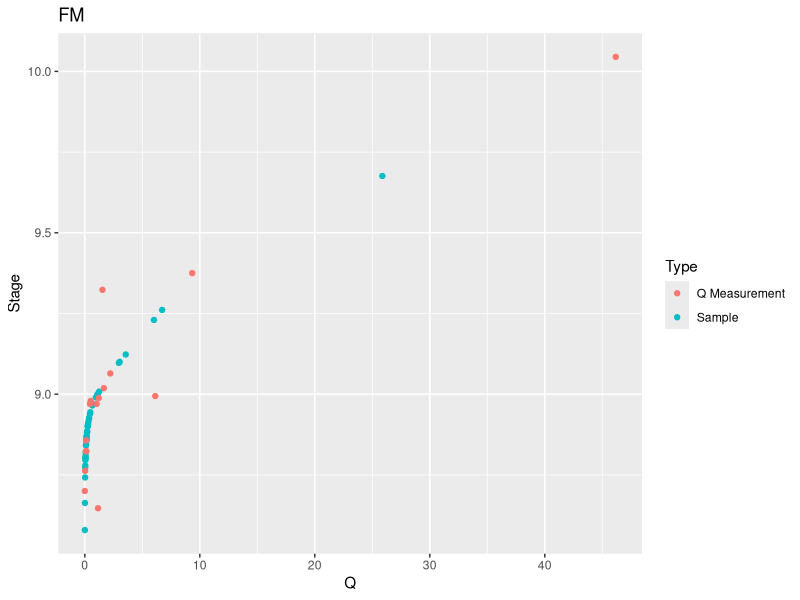
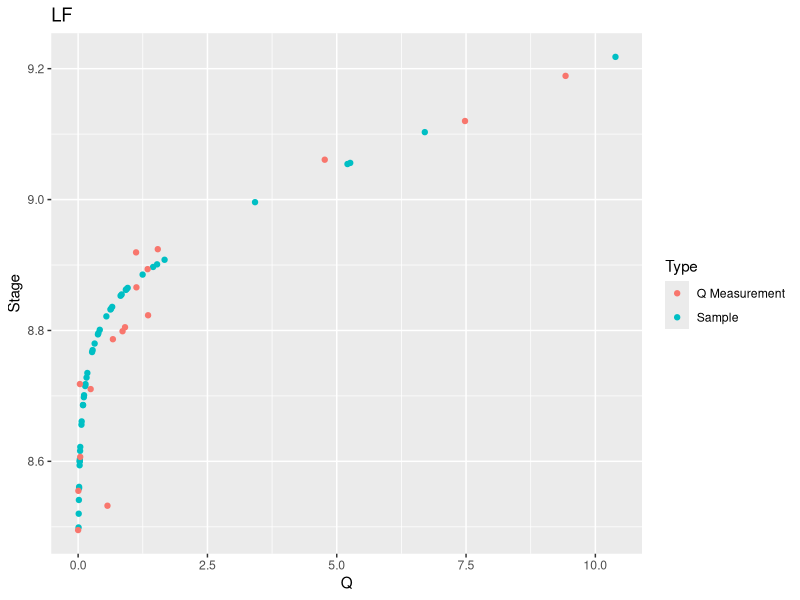
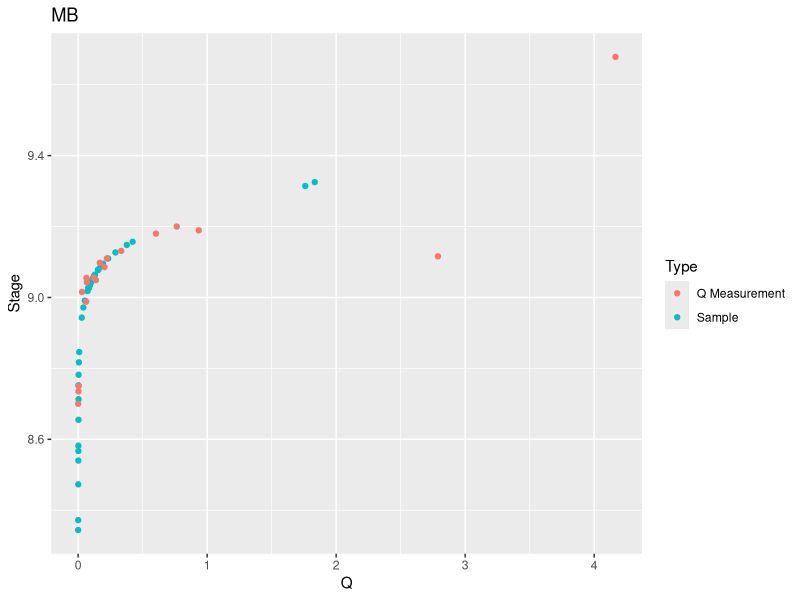
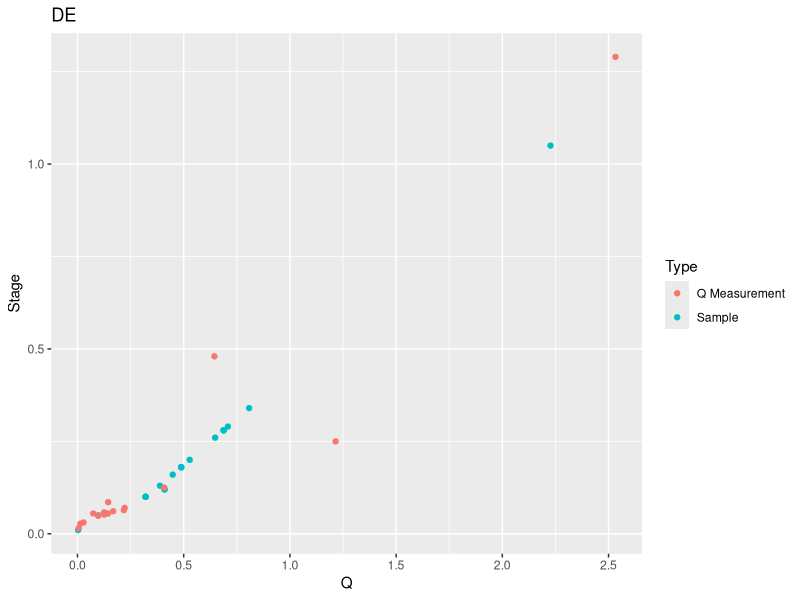
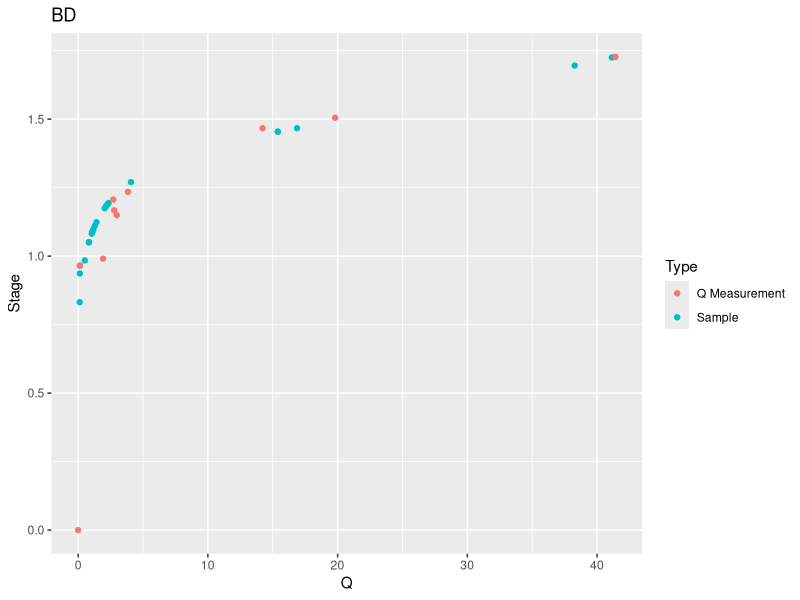
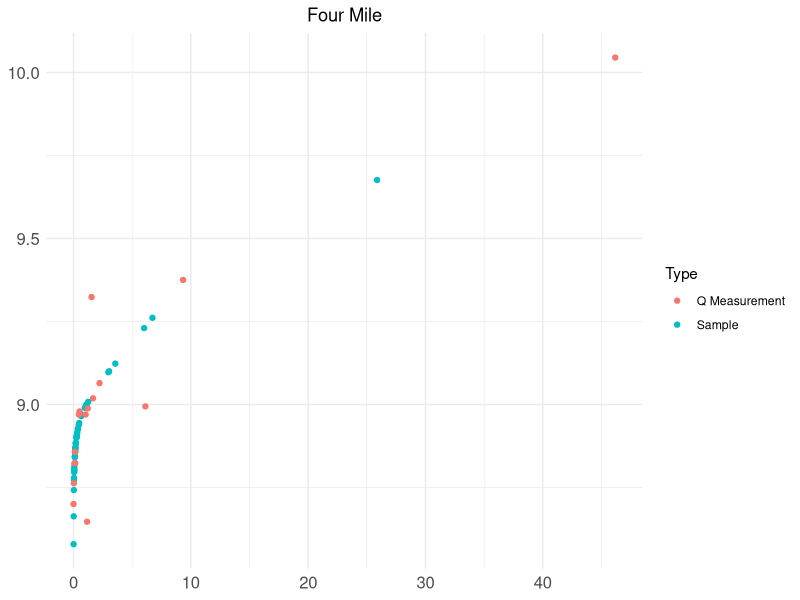
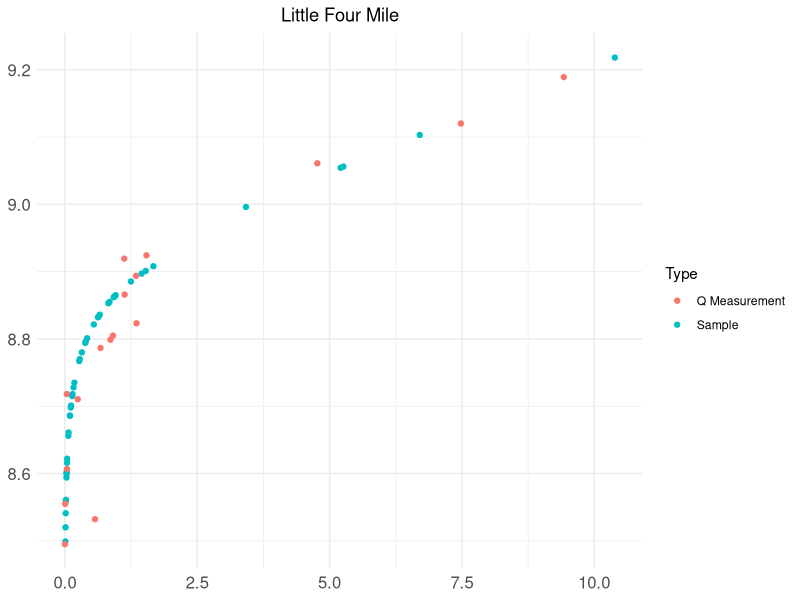
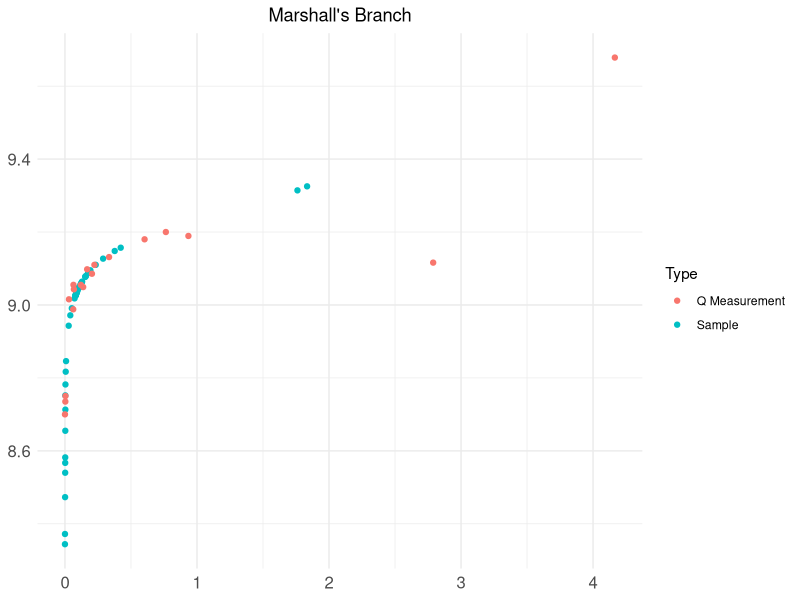

R code for these plots, in order:
library(readr)
library(tidyverse)
Eqs <- read.csv("Equations.csv", fileEncoding = 'UTF-8-BOM')
Q_MSMTS <- read.csv("Q_MSMTS.csv", fileEncoding = 'UTF-8-BOM')

# Function to try different date formats
convert_date <- function(date_str) {
  date <- as.Date(date_str, format="%m/%d/%Y")
  if(is.na(date)) {
    date <- as.Date(paste0(date_str, "-2021"), format="%d-%b-%Y")
  }
  return(date)
}
Q_MSMTS$Date <- sapply(Q_MSMTS$Date, convert_date)
Q_MSMTS$Date <- as.Date(Q_MSMTS$Date, origin = "1970-01-01")

Sample_Stages <- read.csv("Sample_Date_Stages.csv", fileEncoding = 'UTF-8-BOM')
Sample_Q <- data.frame(matrix(ncol=4, nrow=0))
colnames(Sample_Q) <- c('Date.Time', 'Stream', 'Stage', 'Q')


#--------------Four Mile--------------

# Create Stream-specific dataframes
FMS_Stage <- Sample_Stages %>%
  select(1,2) %>%
  rename(Stage = FMS)
FMS_Eqs <- Eqs %>%
  filter(Stream == "FM")

#Set up categories for using different equations
FMS_Breaks = as.numeric(unlist(FMS_Eqs[2]))
FMS_Stage$category <- cut(FMS_Stage$Stage,
                          breaks = c(-Inf, FMS_Breaks),
                          labels = c("low", "med", "med-high", "high"))

#Create dataframes for each equation
FMSLow <- FMS_Stage %>%
  filter(category == "low")
FMSMed <- FMS_Stage %>%
  filter(category == "med")
FMSMedHigh <- FMS_Stage %>%
  filter(category == "med-high")
FMSHigh <- FMS_Stage %>%
  filter(category == "high")

#Create Q column, fill using stage and equation
FMSLow$Q = ((FMSLow$Stage - FMS_Eqs$Intercept[1]) / FMS_Eqs$x[1])
FMSMed$Q = exp(((FMSMed$Stage - FMS_Eqs$Intercept[2]) / FMS_Eqs$x[2]))
FMSMedHigh$Q = ((FMSMedHigh$Stage - FMS_Eqs$Intercept[3]) / FMS_Eqs$x[3])
FMSHigh$Q = ((FMSHigh$Stage - FMS_Eqs$Intercept[4]) / FMS_Eqs$x[4])

#Bind dataframes together
FMSAll <- rbind(FMSLow, FMSMed, FMSMedHigh, FMSHigh) %>%
  select(1,2,4)
FM_Sample <- FMSAll %>%
  mutate(Stream = 'FM') %>%
  relocate(Stage, Q,.after=last_col())
EF_Sample <- FMSAll %>%
  mutate(Stream = 'EF',
         Q = Q * 0.23031) %>%
  relocate(Stage, Q,.after=last_col())
FM_Branch_Sample <- FMSAll %>%
  mutate(Stream = 'FM_Branch',
         Q = Q * 0.76795) %>%
  relocate(Stage, Q,.after=last_col())

#Bring in Q measurement data, tidy and bind with calculated Qs
FM_MSMTS <- Q_MSMTS %>%
  filter(Stream == "FM") %>%
  select(3,4) %>%
  mutate(Type = 'Q Measurement')
FMSAll <- FMSAll %>%
  mutate(Type = 'Sample',
         Date.Time = NULL)
FM_All <- rbind(FMSAll, FM_MSMTS)%>%
  mutate(Stream = 'FM')

#Create and save plot
ggplot(data = FM_All) +
  geom_point(mapping = aes(Q, Stage, color = Type)) +
  labs(title = "FM")
#ggsave("Figs/FM_Stage_Revised.png")

#Clean up workspace by deleting dataframes
rm(FMSLow, FMSMed, FMSHigh, FMSAll, FM_MSMTS, FMS_Breaks, FMS_Stage, FMS_Eqs, FMSMedHigh)

#--------------Little Four Mile--------

# Create Stream-specific dataframes
LFS_Stage <- Sample_Stages %>%
  select(1,3) %>%
  rename(Stage = LFS)
LFS_Eqs <- Eqs %>%
  filter(Stream == "LF")

#Set up categories for using different equations
#LF needs additional category for WinXS modeled data
LFS_Breaks = as.numeric(unlist(LFS_Eqs[2]))
LFS_Stage$category <- cut(LFS_Stage$Stage,
                          breaks = c(-Inf, LFS_Breaks),
                          labels = c("low", "med", "high", "WinXS"))

#Create dataframes for each equation
LFSLow <- LFS_Stage %>%
  filter(category == "low")
LFSMed <- LFS_Stage %>%
  filter(category == "med")
LFSHigh <- LFS_Stage %>%
  filter(category == "high")
LFSWinXS <- LFS_Stage %>%
  filter(category == "WinXS")

#Create Q column, fill using stage and equation
LFSLow$Q = ((LFSLow$Stage - LFS_Eqs$Intercept[1]) / Eqs$x[1])
LFSMed$Q = exp(((LFSMed$Stage - Eqs$Intercept[2]) / Eqs$x[2]))
LFSHigh$Q = ((LFSHigh$Stage - Eqs$Intercept[3]) / Eqs$x[3])
LFSWinXS$Q = (Eqs$Intercept[4])


#Bind dataframes together
LFSAll <- rbind(LFSLow, LFSMed, LFSHigh, LFSWinXS) %>%
  select(1,2,4)
LF_Sample <- LFSAll %>%
  mutate(Stream = 'LF') %>%
  relocate(Stage, Q,.after=last_col())


#Bring in Q measurement data, tidy and bind with calculated Qs
LF_MSMTS <- Q_MSMTS %>%
  filter(Stream == "LF") %>%
  select(3,4) %>%
  mutate(Type = 'Q Measurement')
LFSAll <- LFSAll %>%
  mutate(Type = 'Sample',
         Date.Time = NULL)
LF_All <- rbind(LFSAll, LF_MSMTS) %>%
  mutate(Stream = 'LF')


ggplot(data = LF_All) +
  geom_point(mapping = aes(Q, Stage, color = Type)) +
  labs(title = "LF")
#ggsave("Figs/LF_Stage.png")

rm(LFSLow, LFSMed, LFSHigh, LFSAll, LF_MSMTS, LFS_Breaks, LFS_Stage, LFSWinXS, LFS_Eqs)

#-------------Marshall's branch--------

# Create Stream-specific dataframes
MBS_Stage <- Sample_Stages %>%
  select(1,4) %>%
  rename(Stage = MBS)
MBS_Eqs <- Eqs %>%
  filter(Stream == "MB")

#Set up categories for using different equations
MBS_Breaks = as.numeric(unlist(MBS_Eqs[2]))
MBS_Stage$category <- cut(MBS_Stage$Stage,
                          breaks = c(-Inf, MBS_Breaks),
                          labels = c("low", "med", "high"))

#Create dataframes for each equation
MBSLow <- MBS_Stage %>%
  filter(category == "low")
MBSMed <- MBS_Stage %>%
  filter(category == "med")
MBSHigh <- MBS_Stage %>%
  filter(category == "high")

#Create Q column, fill using stage and equation
MBSLow$Q = ((MBSLow$Stage - MBS_Eqs$Intercept[1]) / MBS_Eqs$x[1])
MBSMed$Q = exp(((MBSMed$Stage - MBS_Eqs$Intercept[2]) / MBS_Eqs$x[2]))
MBSHigh$Q = ((MBSHigh$Stage - MBS_Eqs$Intercept[3]) / MBS_Eqs$x[3])

#Bind dataframes together
MBSAll <- rbind(MBSLow, MBSMed, MBSHigh) %>%
  select(1,2,4)
MB_Sample <- MBSAll %>%
  mutate(Stream = 'MB') %>%
  relocate(Stage, Q,.after=last_col())


#Bring in Q measurement data, tidy and bind with calculated Qs
MB_MSMTS <- Q_MSMTS %>%
  filter(Stream == "MB") %>%
  select(3,4) %>%
  mutate(Type = 'Q Measurement')
MBSAll <- MBSAll %>%
  mutate(Type = 'Sample',
         Date.Time = NULL)
MB_All <- rbind(MBSAll, MB_MSMTS) %>%
  mutate(Stream = 'MB')

#Create plot
ggplot(data = MB_All) +
  geom_point(mapping = aes(Q, Stage, color = Type)) +
  labs(title = "MB")
#ggsave("Figs/MB_Stage.png")

#Clean up workspace by deleting dataframes
rm(MBSLow, MBSMed, MBSHigh, MBSAll, MB_MSMTS, MBS_Breaks, MBS_Stage, MBS_Eqs)

#-----------------Deer's Ear-------
# Create Stream-specific dataframes
DES_Stage <- Sample_Stages %>%
  select(1,5) %>%
  rename(Stage = DE)
DES_Eqs <- Eqs %>%
  filter(Stream == "DE")

#Set up categories for using different equations
DES_Breaks = as.numeric(unlist(DES_Eqs[2]))
DES_Stage$category <- cut(DES_Stage$Stage,
                          breaks = c(-Inf, DES_Breaks),
                          labels = c("low", "med", "high"))

#Create dataframes for each equation
DESLow <- DES_Stage %>%
  filter(category == "low")
DESMed <- DES_Stage %>%
  filter(category == "med")
DESHigh <- DES_Stage %>%
  filter(category == "high")

#Create Q column, fill using stage and equation
DESLow$Q = exp(((DESLow$Stage - DES_Eqs$Intercept[1]) / DES_Eqs$x[1]))
DESMed$Q = ((DESMed$Stage - DES_Eqs$Intercept[2]) / DES_Eqs$x[2])
DESHigh$Q = ((DESHigh$Stage - DES_Eqs$Intercept[3]) / DES_Eqs$x[3])

#Bind dataframes together
DESAll <- rbind(DESLow, DESMed, DESHigh) %>%
  select(1,2,4)
DE_Sample <- DESAll %>%
  mutate(Stream = 'DE') %>%
  relocate(Stage, Q,.after=last_col())

#Bring in Q measurement data, tidy and bind with calculated Qs
DE_MSMTS <- Q_MSMTS %>%
  filter(Stream == "DE") %>%
  select(3,4) %>%
  mutate(Type = 'Q Measurement')
DESAll <- DESAll %>%
  mutate(Type = 'Sample',
         Date.Time = NULL)
DE_All <- rbind(DESAll, DE_MSMTS) %>%
  mutate(Stream = 'DE')

#Create plot
ggplot(data = DE_All) +
  geom_point(mapping = aes(Q, Stage, color = Type)) +
  labs(title = "DE")
#ggsave("Figs/DE_Stage.png")

#Clean up workspace by deleting dataframes
rm(DESLow, DESMed, DESHigh, DESAll, DE_MSMTS, DES_Breaks, DES_Stage, DES_Eqs)


#--------------Below Dam--------------

# Create Stream-specific dataframes
BDS_Stage <- Sample_Stages %>%
  select(1,6) %>%
  rename(Stage = BD)
BDS_Eqs <- Eqs %>%
  filter(Stream == "BD")

#Set up categories for using different equations
BDS_Breaks = as.numeric(unlist(BDS_Eqs[2]))
BDS_Stage$category <- cut(BDS_Stage$Stage,
                          breaks = c(-Inf, BDS_Breaks),
                          labels = c("low", "med", "high"))

#Create dataframes for each equation
BDSLow <- BDS_Stage %>%
  filter(category == "low")
BDSMed <- BDS_Stage %>%
  filter(category == "med")
BDSHigh <- BDS_Stage %>%
  filter(category == "high")

#Create Q column, fill using stage and equation
BDSLow$Q = ((BDSLow$Stage - BDS_Eqs$Intercept[1]) * BDS_Eqs$x[1])
BDSMed$Q = exp(((BDSMed$Stage - BDS_Eqs$Intercept[2]) / BDS_Eqs$x[2]))
BDSHigh$Q = ((BDSHigh$Stage - BDS_Eqs$Intercept[3]) / BDS_Eqs$x[3])

#Bind dataframes together
BDSAll <- rbind(BDSLow, BDSMed, BDSHigh) %>%
  select(1,2,4)
BD_Sample <- BDSAll %>%
  mutate(Stream = 'BD') %>%
  relocate(Stage, Q,.after=last_col())

#Bring in Q measurement data, tidy and bind with calculated Qs
BD_MSMTS <- Q_MSMTS %>%
  filter(Stream == "BD") %>%
  select(3,4) %>%
  mutate(Type = 'Q Measurement')
BDSAll <- BDSAll %>%
  mutate(Type = 'Sample',
         Date.Time = NULL)
BD_All <- rbind(BDSAll, BD_MSMTS) %>%
  mutate(Stream = 'BD')

#Create and save plot
ggplot(data = BD_All) +
  geom_point(mapping = aes(Q, Stage, color = Type)) +
  labs(title = "BD")
#ggsave("Figs/BD_Stage.png")

#Clean up workspace by deleting dataframes
rm(BDSLow, BDSMed, BDSHigh, BDSAll, BD_MSMTS, BDS_Breaks, BDS_Stage, BDS_Eqs)

##-----------------------

#Export Sample Qs to full dataset
Sample_Q <- rbind(FM_Sample, LF_Sample, MB_Sample, DE_Sample, BD_Sample, EF_Sample, FM_Branch_Sample)

FM_Wide <- FM_Sample %>%
  rename(FMQ = Q) %>%
  select(1,4)
EF_Wide <- EF_Sample %>%
  rename(EFQ = Q) %>%
  select(1,4)
FM_Branch_Wide <- FM_Branch_Sample %>%
  rename(FM_BranchQ = Q) %>%
  select(1,4)
LF_Wide <- LF_Sample %>%
  rename(LFQ = Q) %>%
  select(1,4)
MB_Wide <- MB_Sample %>%
  rename(MBQ = Q) %>%
  select(1,4)
DE_Wide <- DE_Sample %>%
  rename(DEQ = Q) %>%
  select(1,4)
BD_Wide <- BD_Sample %>%
  rename(BDQ = Q) %>%
  select(1,4)

Sample_Q_Wide_List <- list(FM_Wide, EF_Wide, FM_Branch_Wide, LF_Wide, MB_Wide, DE_Wide, BD_Wide)

Sample_Q_Wide <- Sample_Q_Wide_List %>% reduce(full_join, by='Date.Time') %>%
  mutate(DEQ = if_else(is.na(DEQ), MBQ * .754799, DEQ),
         LFQ = if_else(is.na(LFQ), FMQ * .604106, LFQ),
         Date.Time=as.POSIXct(Date.Time, format = "%m/%d/%Y %H:%M", tz=Sys.timezone())) %>%
  arrange(Date.Time) %>%
  filter(Date.Time != "2019-12-08 09:59:00")

Sample_Q_Long <- Sample_Q_Wide
colnames(Sample_Q_Long) <- (c("Date.Time", "FM", "EF", "FM_Branch", "LF" , "MB", "DE", "BD")) #%>%
Sample_Q_Long <- pivot_longer(data = Sample_Q_Long, cols = 2:8, names_to = "Stream", values_to = "Q") %>%
  arrange(Stream)

All_Q <- rbind(FM_All, LF_All, MB_All, DE_All, BD_All) %>%
  mutate(Stream = recode(Stream, 
                         "BD" = "Below Dam",
                         "DE" = "Deer's Ear",
                         "FM" = "Four Mile",
                         "LF" = "Little Four Mile",
                         "MB" = "Marshall's Branch"))

rm(FM_Sample, LF_Sample, MB_Sample, DE_Sample, BD_Sample, EF_Sample, FM_Branch_Sample,
   BD_All, DE_All, FM_All, LF_All, MB_All, Eqs, Q_MSMTS, Sample_Stages,
   Sample_Q_Wide_List, FM_Wide, EF_Wide, FM_Branch_Wide, LF_Wide, MB_Wide, DE_Wide, BD_Wide)

create_plot <- function(data, stream_category) {
  # Filter the data for the given stream category
  data <- data[data$Stream == stream_category,]
  
  # Create the plot
  plot <- ggplot(data = data) +
    geom_point(mapping = aes(x = Q, y = Stage, color = Type)) +
    labs(title = stream_category,
         x = expression(paste("Discharge (m"^3, "/s)")),
         y = "Stage (m)") +
    theme_minimal() +
    theme(
      plot.title = element_text(hjust = 0.5),
      axis.text = element_text(size = 12),
      axis.title = element_text(size = 14),
      #legend.position = 'none'
    ) +
    labs(x = NULL, y = NULL)
  
  return(plot)
}

for (i in unique(All_Q$Stream)) {
  print(create_plot(All_Q, i))
}

create_plot(All_Q, 'LF')

#Export Sample_Q to csv
write.csv(Sample_Q_Long, 'Sample_Q_Long.csv')
write.csv(Sample_Q_Wide, 'Sample_Q_Wide.csv')

